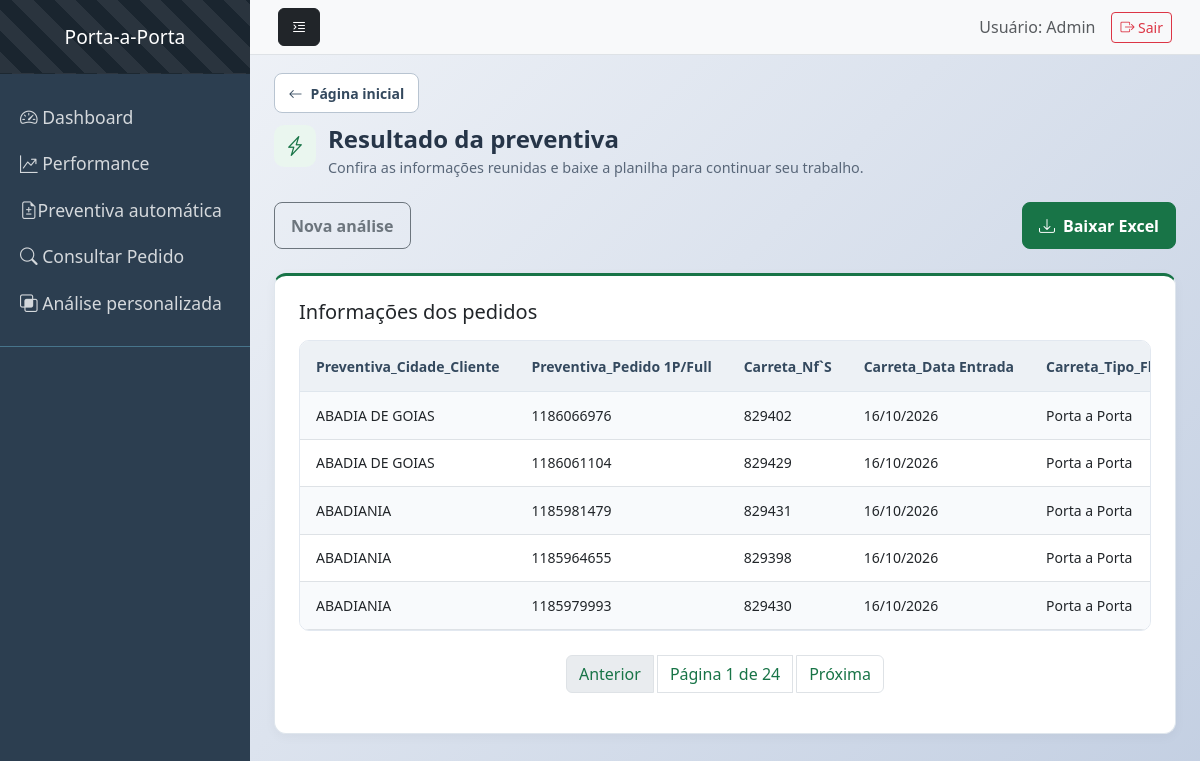
/analisar_dados, run on the app's committed database.
### tables this page shows
CREATE TABLE "analise_resultado" (
"Preventiva_Cidade_Cliente" TEXT,
  "Preventiva_Pedido 1P/Full" TEXT,
  "Carreta_Nf`S" TEXT,
  "Carreta_Data Entrada" TEXT,
  "Carreta_Tipo_Fluxo" TEXT,
  "Mobile_Tipo" TEXT,
  "Mobile_Entregador" TEXT,
  "Esl_Última Ocorrência/Observações" TEXT,
  "Esl_Pessoa/Nome" TEXT,
  "Esl_Última Ocorrência/Data Ocorrência" TEXT,
  "Bipe_Prod_Status_Deposito" TEXT,
  "Bipe_Notas_Ocorrencia" TEXT,
  "Chave_nf-e" TEXT,
  "data_analise" TEXT
);

### app/routes.py (the view)
@rotas.route('/analisar_dados')
def analisar_dados():
    return analisar_preventiva(request)

### app/services.py (called while the page is built, shortened)
def analisar_preventiva(request):
    pagina = request.args.get('pagina', 1, type=int)
    processar = request.args.get('processar', 'false').lower() == 'true'
    itens_por_pg = 5
    try:
        lista_dados, total_itens = buscar_dados_paginados(pagina, itens_por_pg)
    except Exception as e:
        return render_template('erro.html', erro=f"Erro ao buscar dados: {e}")
    total_paginas = (total_itens + itens_por_pg - 1) // itens_por_pg
    dados_formatados = {
        "Excel": lista_dados,
        "pagina_atual": pagina,
        "total_paginas": total_paginas
    }
    return render_template('resultado_preventiva.html', dados=dados_formatados)

### db/db_preventiva.py (called while the page is built)
def buscar_dados_paginados(pagina, itens_por_pagina=10):
    conn = sqlite3.connect(DB_PATH)
    offset = (pagina - 1) * itens_por_pagina
    query = f"SELECT * FROM analise_resultado LIMIT {itens_por_pagina} OFFSET {offset}"
    df = pd.read_sql(query, conn)
    total_registros = conn.execute("SELECT COUNT(*) FROM analise_resultado").fetchone()[0]
    conn.close()
    return df.to_dict(orient='records'), total_registros

### app/templates/resultado_preventiva.html (shortened to what this page needs)
{% extends 'base_modulo.html' %}
{% from 'componentes/modulos.html' import cabecalho %}
{% block modulo_tema %}tema-preventiva{% endblock %}
{% block modulo_conteudo %}
    {{ cabecalho('Resultado da preventiva', 'Confira as informações reunidas e baixe a planilha para continuar seu trabalho.', 'bi-lightning-charge', 'Rotina pronta') }}
    <div class="modulo-acoes mb-4">
        <a href="{{ url_for('rotas.limpar_arquivo') }}" class="btn btn-outline-secondary">Nova análise</a>
        <a href="{{ url_for('rotas.baixar_relatorio_preventiva') }}" class="btn btn-modulo"><i class="bi bi-download me-2" aria-hidden="true"></i>Baixar Excel</a>
    </div>
    <section class="card painel-modulo"><div class="card-body">
        <h2 class="h5 mb-3">Informações dos pedidos</h2>
        {% if dados.Excel %}
            <div class="table-responsive tabela-preventiva" tabindex="0" aria-label="Resultado da preventiva; role para ver todas as colunas">
                <table class="table table-striped table-hover">
                    <thead><tr>{% for coluna in dados.Excel[0].keys() %}<th scope="col">{{ coluna }}</th>{% endfor %}</tr></thead>
                    <tbody>{% for linha in dados.Excel %}<tr>{% for valor in linha.values() %}<td>{{ valor }}</td>{% endfor %}</tr>{% endfor %}</tbody>
                </table>
            </div>
            {% if dados.total_paginas > 1 %}
                <nav class="mt-4" aria-label="Páginas do resultado"><ul class="pagination justify-content-center">
                    <li class="page-item {% if dados.pagina_atual <= 1 %}disabled{% endif %}">
                        {% if dados.pagina_atual > 1 %}<a class="page-link" href="{{ url_for('rotas.analisar_dados', pagina=dados.pagina_atual-1) }}">Anterior</a>{% else %}<span class="page-link">Anterior</span>{% endif %}
                    </li>
                    <li class="page-item"><span class="page-link" aria-current="page">Página {{ dados.pagina_atual }} de {{ dados.total_paginas }}</span></li>
                    <li class="page-item {% if dados.pagina_atual >= dados.total_paginas %}disabled{% endif %}">
                        {% if dados.pagina_atual < dados.total_paginas %}<a class="page-link" href="{{ url_for('rotas.analisar_dados', pagina=dados.pagina_atual+1) }}">Próxima</a>{% else %}<span class="page-link">Próxima</span>{% endif %}
                    </li>
                </ul></nav>
            {% endif %}
        {% else %}
            <div class="estado-vazio"><i class="bi bi-search" aria-hidden="true"></i><p>Nenhum resultado disponível.</p><span>Confira os arquivos selecionados e faça uma nova análise.</span></div>
        {% endif %}
    </div></section>
{% endblock %}

### app/templates/base_modulo.html (shortened to what this page needs)
{% extends 'base_corporativo.html' %}
{% block styles %}
    <link rel="stylesheet" href="{{ url_for('static', filename='css_modulos/modulos.css') }}">
{% endblock %}
{% block content %}
    <div class="modulo-pagina {% block modulo_tema %}{% endblock %}">
        {% block modulo_conteudo %}{% endblock %}
    </div>
{% endblock %}

### app/templates/componentes/modulos.html (shortened to what this page needs)
{% macro cabecalho(titulo, descricao, icone, etiqueta) %}
    <a href="{{ url_for('rotas.pagina_inicial') }}" class="modulo-voltar">
        <i class="bi bi-arrow-left" aria-hidden="true"></i> Página inicial
    </a>
    <header class="modulo-titulo">
        <span class="modulo-simbolo" aria-hidden="true"><i class="bi {{ icone }}"></i></span>
        <div>
            <h1>{{ titulo }}</h1>
            <p>{{ descricao }}</p>
        </div>
    </header>
{% endmacro %}

### app/templates/base_corporativo.html (shortened to what this page needs)
<!DOCTYPE html>
<html lang="pt-br">
<head>
    <link href="https://cdn.jsdelivr.net/npm/bootstrap@5.3.0/dist/css/bootstrap.min.css" rel="stylesheet">
    <link href="https://cdn.jsdelivr.net/npm/bootstrap-icons@1.10.0/font/bootstrap-icons.css" rel="stylesheet">
    <link rel="stylesheet" href="https://cdnjs.cloudflare.com/ajax/libs/font-awesome/6.4.0/css/all.min.css">
    <link rel="stylesheet" href="{{url_for('static', filename='css_corporativo/style_corporativo.css')}}">
    <link rel="stylesheet" href="{{url_for('static', filename= 'style_preventiva/analise_preventiva.css')}}">
    <link href="{{url_for('static', filename='style_performance/resultado.css')}}" rel="stylesheet">
    {% block styles %}{% endblock %}
</head>
<body>
    <div id="wrapper">
        <nav id="sidebar">
            <div class="sidebar-header text-center">
                <h3>Porta-a-Porta</h3>
            </div>
            <ul class="list-unstyled components">
                <li><a href="{{ url_for('rotas.pagina_inicial') }}"><i class="bi bi-speedometer2"></i> Dashboard</a>
                </li>
                <li><a href="{{ url_for('rotas.excluir_dados')}}"><i class="bi bi-graph-up-arrow"></i> Performance</a>
                </li>
                <li><a href="{{ url_for('rotas.limpar_arquivo') }}"><i class="bi bi-file-earmark-diff"></i>Preventiva automática</a></li>
                <li class="nav-item mt-auto"><a href="{{ url_for('rotas.rota_consulta') }}"><i class="bi bi-search"></i>
                        Consultar Pedido</a></li>
                <li><a href="{{ url_for('cruzamento.index') }}"><i class="bi bi-intersect"></i> Análise personalizada</a>
                </li>
            </ul>
        </nav>
        <div id="content">
            <nav class="navbar navbar-expand-lg navbar-light navbar-custom py-2 px-3">
                <div class="container-fluid">
                    <button type="button" id="sidebarCollapse" class="btn btn-dark">
                        <i class="bi bi-text-indent-left"></i>
                    </button>
                    <div class="ms-auto d-flex align-items-center">
                        <span class="me-3 text-muted">Usuário: Admin</span>
                        <a href="#" class="btn btn-outline-danger btn-sm"><i class="bi bi-box-arrow-right"></i> Sair</a>
                    </div>
                </div>
            </nav>
            <div class="container-fluid pt-2 px-4">
                {% block content %}{% endblock %}
            </div>
        </div>
    </div>
    <div class="flash-container position-fixed top-0 end-0 p-3">
    </div>
</body>
</html>

### app/static/css_corporativo/style_corporativo.css (style rules this page uses)
body { font-family: 'Segoe UI', Tahoma, Geneva, Verdana, sans-serif; overflow-x: hidden; }
#wrapper { display: flex; width: 100%; align-items: stretch; }
#sidebar { min-width: 250px; max-width: 250px; background: #2c3e50; color: #fff; transition: all 0.3s ease; height: 100vh; position: sticky; top: 0; }
#sidebar .sidebar-header { padding: 25px 20px; background-color: #1a252f; background-image: repeating-linear-gradient(45deg, rgba(255, 255, 255, 0.07), rgba(255, 255, 255, 0.07) 15px, transparent 15px, transparent 30px); border-bottom: 1px solid rgba(255, 255, 255, 0.01); }
#sidebar .sidebar-header h3 { font-size: 1.2rem; margin: 0; }
#sidebar ul.components { padding: 20px 0; border-bottom: 1px solid #47748b; }
#sidebar ul li a { padding: 10px 20px; font-size: 1.1em; display: block; color: rgba(255, 255, 255, 0.8); text-decoration: none; transition: 0.3s; }
#content { flex: 1; min-width: 0; width: 100%; transition: all 0.3s ease; }
.navbar-custom { background-color: #f8f9fa; border-bottom: 1px solid #dee2e6; }
.card { transition: transform 0.2s; }
.flash-container { z-index: 9999; }

### app/static/style_preventiva/analise_preventiva.css (style rules this page uses)
body { background: linear-gradient(135deg, #f5f7fa 0%, #c3cfe2 100%); min-height: 100vh; font-family: 'Segoe UI', Tahoma, Geneva, Verdana, sans-serif; }

### app/static/css_modulos/modulos.css (style rules this page uses)
.modulo-pagina { --modulo-cor: #34495e; --modulo-suave: #edf1f5; max-width: 1440px; min-width: 0; margin: 0 auto; padding: 1.25rem 0 2.5rem; color: #263548; }
.tema-preventiva { --modulo-cor: #187447; --modulo-suave: #eaf6ef; }
.modulo-voltar { display: inline-flex; gap: .5rem; align-items: center; margin-bottom: 1.5rem; color: #526174; text-decoration: none; font-size: .875rem; }
.modulo-titulo { display: flex; align-items: flex-start; gap: 1rem; margin-bottom: 2rem; }
.modulo-simbolo { display: grid; place-items: center; flex-shrink: 0; width: 56px; height: 56px; border-radius: 14px; background: var(--modulo-suave); color: var(--modulo-cor); font-size: 1.6rem; }
.modulo-titulo h1 { font-size: clamp(1.45rem, 2.5vw, 1.9rem); font-weight: 650; margin: 0 0 .5rem; }
.modulo-titulo p { margin: 0; color: #596779; line-height: 1.6; max-width: 760px; }
.modulo-pagina .card { border: 1px solid #dfe6ed; border-radius: 12px; box-shadow: 0 3px 12px rgb(0 0 0 / 4%); }
.modulo-pagina .painel-modulo { border-top: 3px solid var(--modulo-cor); }
.modulo-pagina .card-body { padding: 1.5rem; }
.modulo-acoes, .modulo-linha { display: flex; align-items: center; justify-content: space-between; flex-wrap: wrap; gap: .8rem; }
.modulo-acoes { margin-top: 1.5rem; }
.modulo-pagina .btn { border-radius: 8px; padding: .65rem 1rem; font-weight: 600; }
.modulo-pagina .btn-modulo { color: #fff; background: var(--modulo-cor); border: 1px solid var(--modulo-cor); }
.modulo-pagina :is(a, button, input, select):focus-visible { outline: 3px solid #215bc1; outline-offset: 3px; }
.modulo-pagina .table-responsive { border: 1px solid #e2e8f0; border-radius: 10px; }
.modulo-pagina .table { margin-bottom: 0; font-size: .875rem; --bs-table-striped-bg: #f8fafc; }
.modulo-pagina .table th { background: #edf1f5; color: #34495e; font-weight: 600; padding: .9rem 1rem; border-color: #dfe6ed; }
.modulo-pagina .table td { padding: .8rem 1rem; vertical-align: middle; }
.tabela-preventiva { max-height: 60vh; }
.tabela-preventiva th, .tabela-preventiva td { white-space: nowrap; }
.modulo-pagina .pagination { flex-wrap: wrap; gap: .25rem; }
.modulo-pagina .page-link { color: var(--modulo-cor); }
.modulo-pagina { padding-top: 0.65rem; }
.modulo-voltar { display: inline-flex; align-items: center; gap: 0.5rem; min-height: 40px; padding: 0.45rem 0.85rem; margin-bottom: 0.75rem; border: 1px solid #b8c4d1; border-radius: 8px; background: #fff; color: #34495e; font-size: 0.875rem; font-weight: 600; text-decoration: none; }
.modulo-titulo { gap: 0.75rem; margin-bottom: 1rem; }
.modulo-simbolo { width: 42px; height: 42px; border-radius: 10px; font-size: 1.25rem; }
.modulo-titulo h1 { font-size: clamp(1.25rem, 2vw, 1.6rem); margin-bottom: 0.25rem; }
.modulo-titulo p { font-size: 0.9rem; line-height: 1.4; }

### data on the page
analise_resultado: Preventiva_Cidade_Cliente "ABADIA DE GOIAS", valor "1186066976", valor "829402", Carreta_Data Entrada "16/10/2026", Carreta_Tipo_Fluxo "Porta a Porta"
analise_resultado: Preventiva_Cidade_Cliente "ABADIA DE GOIAS", valor "1186061104", valor "829429", Carreta_Data Entrada "16/10/2026", Carreta_Tipo_Fluxo "Porta a Porta"
analise_resultado: Preventiva_Cidade_Cliente "ABADIANIA", valor "1185981479", valor "829431", Carreta_Data Entrada "16/10/2026", Carreta_Tipo_Fluxo "Porta a Porta"
analise_resultado: Preventiva_Cidade_Cliente "ABADIANIA", valor "1185964655", valor "829398", Carreta_Data Entrada "16/10/2026", Carreta_Tipo_Fluxo "Porta a Porta"
analise_resultado: Preventiva_Cidade_Cliente "ABADIANIA", valor "1185979993", valor "829430", Carreta_Data Entrada "16/10/2026", Carreta_Tipo_Fluxo "Porta a Porta"

### other printed values
{{ titulo }} "Resultado da preventiva"
{{ descricao }} "Confira as informações reunidas e baixe a planilha para continuar seu trabalho."
{{ coluna }} "Preventiva_Cidade_Cliente" "Preventiva_Pedido 1P/Full" "Carreta_Nf`S" "Carreta_Data Entrada"
{{ dados.pagina_atual }} "1"
{{ dados.total_paginas }} "24"
